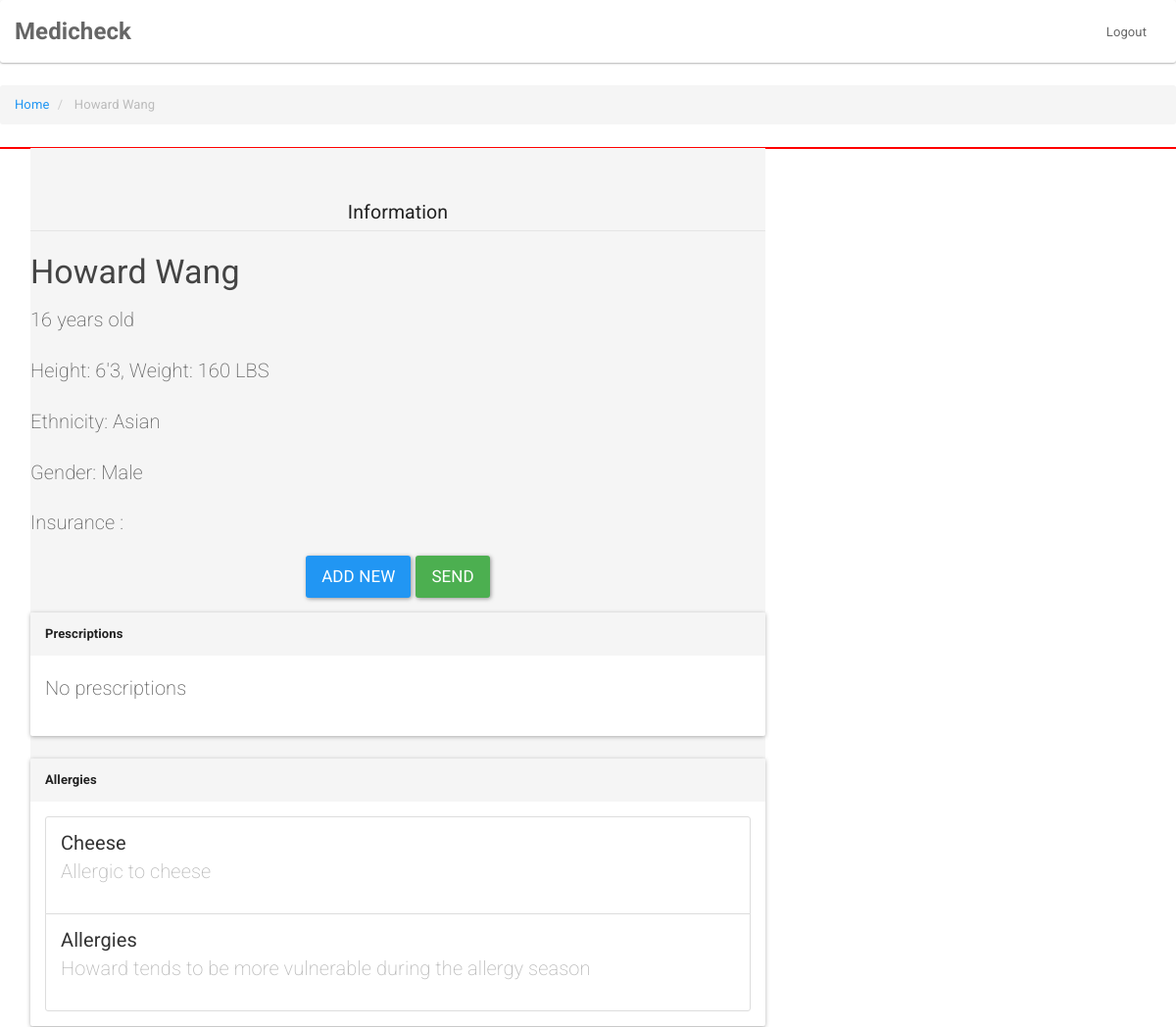
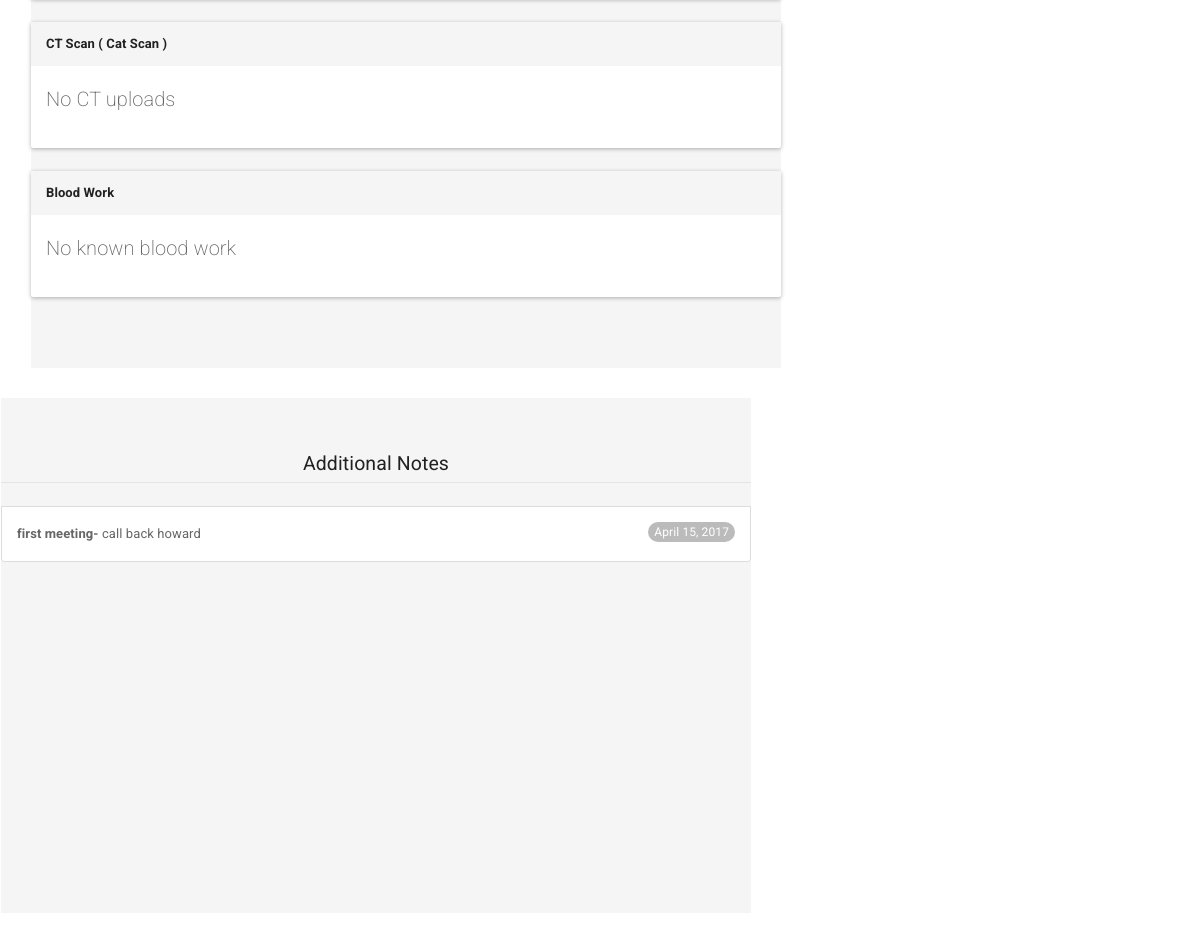
/profile/id/2/, run on the app's committed database (2 pictures, top to bottom).
### patients/models.py (models this page shows)
class Patient(models.Model):
    first_name = models.CharField(max_length=30)
    last_name = models.CharField(max_length=30, blank = True)
    index = models.ForeignKey(User)
    ethnicity = models.CharField(max_length=15)
    weight = models.CharField(max_length=6)
    height = models.CharField(max_length=4)
    gender = models.CharField(max_length=100)
    age = models.CharField(max_length=5, default='')

class Note(models.Model):
    PERSCRIPTION='Prescription'
    BLOODWORK='Bloodwork'
    ALLERGIES='Allergy'
    CT='CT'
    EXTRA_NOTES="Additional Notes"
    OPTIONS = (
    (PERSCRIPTION, "Prescription"),
    (BLOODWORK, "Bloodwork"),
    (ALLERGIES, "Allergy"),
    (CT,"Cat Scan"),
    (EXTRA_NOTES, "Additional Notes"),
    )
    patient = models.ForeignKey(Patient, on_delete=models.CASCADE)
    note = models.CharField(max_length=16)
    message = models.CharField(max_length=100)
    note_type = models.CharField(max_length=30, choices = OPTIONS, default = EXTRA_NOTES)
    date_started = models.DateField('date start')
    date_ended = models.DateField('date end')
    last_modified = models.DateField(auto_now=True)

### patients/views.py (the view)
# urls.py: url(r'^id/(?P<id>\d+)/', views.detail, name='id'),
def detail(request, id ):
    patient = Patient.objects.get(pk=id)
    request.session["patient_target"] = id
    add_notes = Note.objects.filter(note_type__startswith="Additional Notes", patient_id=id)
    per_notes = Note.objects.filter(note_type__startswith="Prescription", patient_id=id)
    ct_notes = Note.objects.filter(note_type__startswith="CT", patient_id=id)
    bw_notes = Note.objects.filter(note_type__startswith="Blood", patient_id=id)
    all_notes =  Note.objects.filter(note_type__startswith="Allergy", patient_id=id)
    context = { "param" : id,
                "patient": patient,
                "add_notes": add_notes,
                "per_notes": per_notes,
                "ct_notes": ct_notes,
                "bw_notes": bw_notes,
                "all_notes": all_notes,}
    return render(request, 'profile/patient.html', context)

### templates/profile/patient.html (shortened to what this page needs)
{% extends "base.html"%}
{% block Content %}
<ul class="breadcrumb">
  <li><a href="/profile/home">Home</a></li>
  <li class="active"> {{ patient.first_name }} {{ patient.last_name }}</li>
</ul>
<div style="border: 1px solid red;">
<div  style= "float:left; border-radius: .5px;margin-left: 30px; width: 750px;"class="jumbotron">
    <legend><center> Information  </center>    </legend>
  <h3> {{ patient.first_name }} {{patient.last_name}}</h3>
  <p> {{patient.age}} years old</p>
  <p> Height: {{patient.height}}, Weight: {{patient.weight}} LBS </p>
  <p> Ethnicity: {{ patient.ethnicity }} </p>
  <p> Gender: {{ patient.gender }} </p>
  <p> Insurance : {{ patient.insurance }} </p>
  <p><center><a href="{% url 'note_new' %}" class="btn btn-primary btn-lg">Add New</a><a style="margin-left:5px;" href="{% url 'patient_share' patient.id %}" class="btn btn-success btn-lg">Send</a> </center></p>
  <div class="panel panel-default">
    <div class="panel-heading"><b>Prescriptions</b></div>
    <div class="panel-body">
{% if per_notes %}
  {% for note in per_notes %}
      <a  href="#" class="list-group-item">
        <h5 index="{{note.id}}" class="list-group-item-heading"> {{ note.note }} </h5>
        <p class="list-group-item-text"> {{ note.message }} </p>
      </a>
    {% endfor %}
    {% else %}
      <p> No prescriptions </p>
    {% endif %}
      </div>
  </div>
  <div class="panel panel-default">
  <div class="panel-heading"><b> Allergies </b></div>
  <div class="panel-body">
{% if all_notes %}
{% for note in all_notes %}
    <a href="#" class="list-group-item">
      <h5 index="{{note.id}}" class="list-group-item-heading"> {{ note.note }} </h5>
      <p class="list-group-item-text"> {{ note.message }} </p>
    </a>
  {% endfor %}
  {% else %}
  <p> No Allergies
  {% endif %}
  </div>
</div>
<div class="panel panel-default">
<div class="panel-heading"><b> CT Scan ( Cat Scan ) </b></div>
<div class="panel-body">
{% if ct_notes %}
{% for note in ct_notes %}
    <a href="#" class="list-group-item">
      <h5 index="{{note.id}}" class="list-group-item-heading"> {{ note.note }} </h5>
      <p class="list-group-item-text"> {{ note.message }} </p>
    </a>
  {% endfor %}
  {% else %}
  <p> No CT uploads
  {% endif %}
  </div>
</div>
<div class="panel panel-default">
<div class="panel-heading"><b> Blood Work </b></div>
<div class="panel-body">
{% if bw_notes %}
{% for note in bw_notes %}
    <a href="#" class="list-group-item">
      <h5 index="{{note.id}}" class="list-group-item-heading"> {{ note.note }} </h5>
      <p class="list-group-item-text"> {{ note.message }} </p>
    </a>
  {% endfor %}
  {% else %}
  <p> No known blood work
  {% endif %}
  </div>
</div>
</div>
<div  style= "float:left;width: 750px;height:515.5px;"class="jumbotron">
    <legend><center> Additional Notes  </center></legend>
    {% for note in add_notes %}
    <li class="list-group-item">
      <span class="badge"> {{note.last_modified}}</span>
    <b> {{note.note}}-</b>  {{  note.message|slice:":100" }}
    </li>
    {% endfor %}
</div>
</div>
  {% endblock %}

### data on the page
Patient: first_name "Howard", last_name "Wang", age "16", height "6'3", weight "160", ethnicity "Asian", gender "Male"
Note: note "Cheese", message "Allergic to cheese"
Note: note "Allergies", message "Howard tends to be more vulnerable during the allergy season"
Note: last_modified "April 15, 2017", note "first meeting", message "call back howard"
